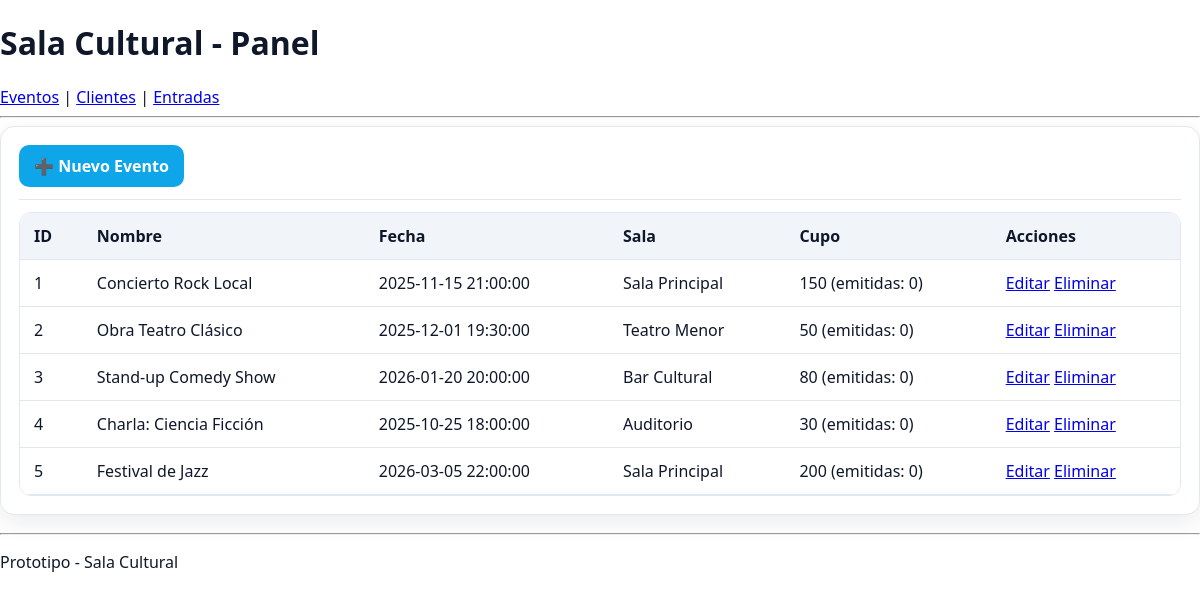
/eventos, run on the app's committed database.
### tables this page shows
CREATE TABLE evento (
  id_evento INTEGER PRIMARY KEY AUTOINCREMENT,
  nombre TEXT NOT NULL,
  fecha TEXT NOT NULL,
  sala TEXT,
  cupo INTEGER NOT NULL,
  entradas_emitidas INTEGER NOT NULL DEFAULT 0
);

### app.py (the view)
@app.route('/eventos')
def lista_eventos():
    eventos = evento_repo.list_all()
    return render_template('eventos.html', eventos=eventos)

### repositorios/sqlite_repos.py (called while the page is built)
def _row_to_evento(row) -> Evento:
    return Evento(id_evento=row[0], nombre=row[1], fecha=row[2], sala=row[3], cupo=row[4], entradas_emitidas=row[5])

    def _conn(self):
        conn = sqlite3.connect(self.db_path)
        conn.row_factory = None
        return conn

    def list_all(self) -> List[Evento]:
        conn = self._conn()
        cur = conn.cursor()
        cur.execute("SELECT id_evento, nombre, fecha, sala, cupo, entradas_emitidas FROM evento")
        rows = cur.fetchall()
        conn.close()
        return [_row_to_evento(r) for r in rows]

### templates/eventos.html (shortened to what this page needs)
{% extends 'base.html' %}
{% block content %}
  <div class="card">
    <div class="actions">
      <a class="btn primary" href="/eventos/create">➕ Nuevo Evento</a>
    </div>
    <div class="hr"></div>
    <div class="table-wrap">
      <table>
        <thead><tr><th>ID</th><th>Nombre</th><th>Fecha</th><th>Sala</th><th>Cupo</th><th>Acciones</th></tr></thead>
        <tbody>
          {% for e in eventos %}
          <tr>
            <td>{{ e.id_evento }}</td>
            <td>{{ e.nombre }}</td>
            <td>{{ e.fecha }}</td>
            <td>{{ e.sala }}</td>
            <td>{{ e.cupo }} (emitidas: {{ e.entradas_emitidas }})</td>
            <td>
              <a href="/eventos/edit/{{ e.id_evento }}">Editar</a>
              <a href="/eventos/delete/{{ e.id_evento }}">Eliminar</a>
            </td>
          </tr>
          {% endfor %}
        </tbody>
      </table>
    </div>
  </div>
{% endblock %}

### css/estilos.css (style rules this page uses)
:root { --bg:#ffffff; --panel:#f8fafc; --card:#ffffff; --muted:#64748b; --text:#0f172a; --primary:#0ea5e9; --danger:#ef4444; --ok:#16a34a; --warn:#f59e0b; --border:#e2e8f0; --thead:#f1f5f9; --input:#ffffff; --radius:14px; --shadow:0 8px 24px rgba(15,23,42,.08); }
* { box-sizing: border-box; }
html, body { height: 100%; }
body { margin: 0; font-family: ui-sans-serif, system-ui, -apple-system, Segoe UI, Roboto, Ubuntu; background: var(--bg); color: var(--text); }
.card { background: var(--card); border-radius: var(--radius); padding: 18px; box-shadow: var(--shadow); margin: 8px 0 18px; border: 1px solid var(--border); }
.actions { display: flex; gap: 8px; flex-wrap: wrap; }
.btn { display: inline-block; text-decoration: none; border: 1px solid var(--border); color: var(--text); padding: 9px 14px; border-radius: 10px; background:#ffffff; transition:0.2s; }
.btn.primary { background: var(--primary); color:#ffffff; border-color: transparent; font-weight: 700; }
.table-wrap { overflow: auto; border: 1px solid var(--border); border-radius: 12px; }
table { width: 100%; border-collapse: collapse; min-width: 720px; background:#fff; }
th, td { padding: 12px 14px; text-align: left; }
thead th { position: sticky; top: 0; background: var(--thead); color:#0f172a; border-bottom: 1px solid var(--border); }
tbody tr { border-bottom: 1px solid var(--border); }
.hr { height: 1px; background: var(--border); margin: 12px 0; }

### data on the page
evento: id_evento "1", nombre "Concierto Rock Local", fecha "2025-11-15 21:00:00", sala "Sala Principal", cupo "150", entradas_emitidas "0"
evento: id_evento "2", nombre "Obra Teatro Clásico", fecha "2025-12-01 19:30:00", sala "Teatro Menor", cupo "50", entradas_emitidas "0"
evento: id_evento "3", nombre "Stand-up Comedy Show", fecha "2026-01-20 20:00:00", sala "Bar Cultural", cupo "80", entradas_emitidas "0"
evento: id_evento "4", nombre "Charla: Ciencia Ficción", fecha "2025-10-25 18:00:00", sala "Auditorio", cupo "30", entradas_emitidas "0"
evento: id_evento "5", nombre "Festival de Jazz", fecha "2026-03-05 22:00:00", sala "Sala Principal", cupo "200", entradas_emitidas "0"
